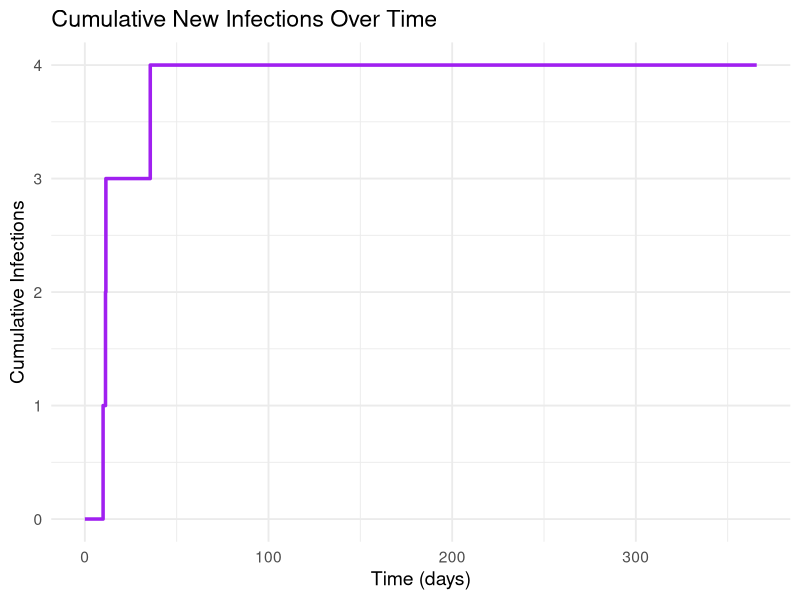
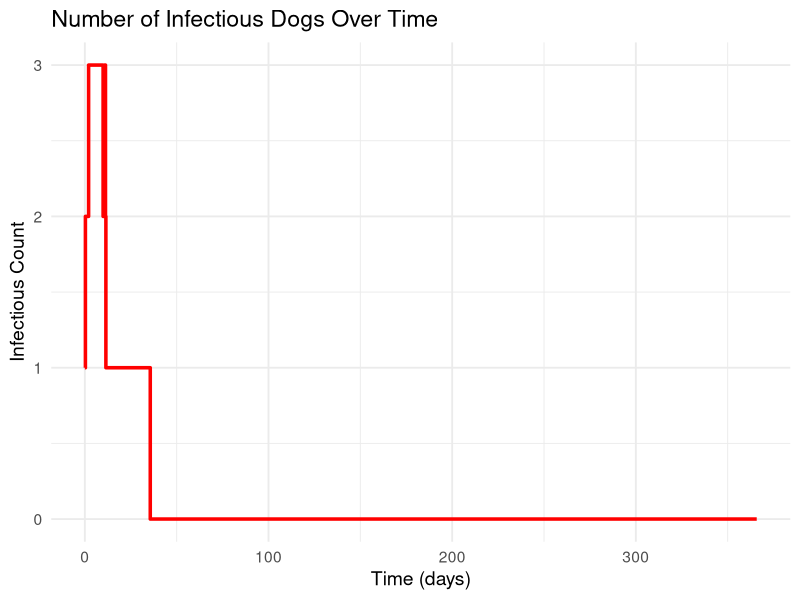
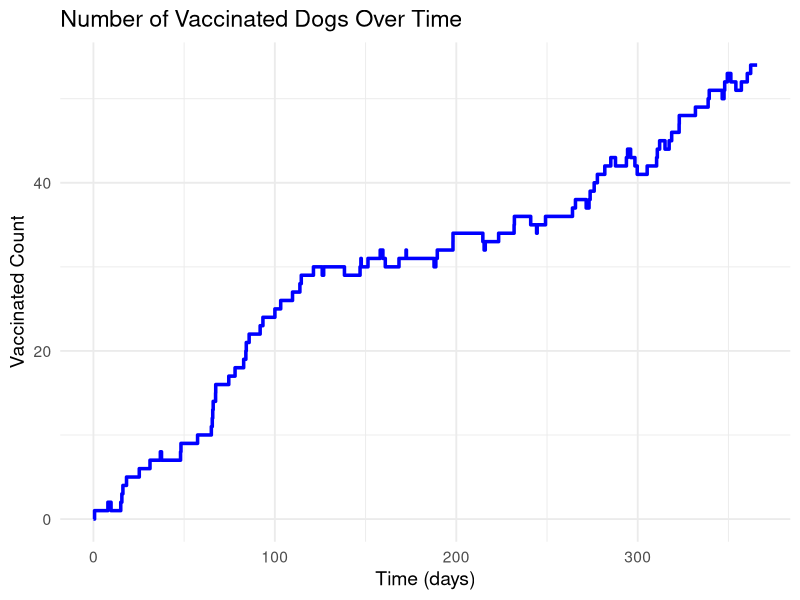
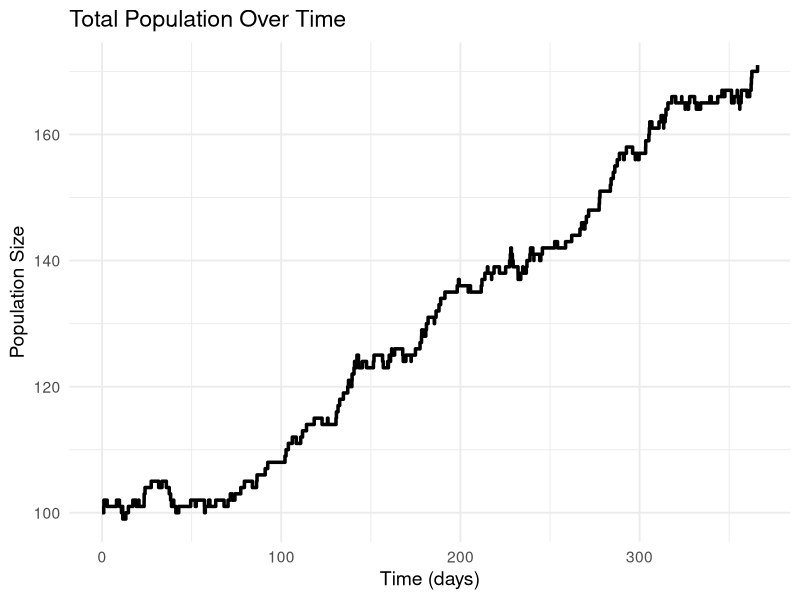

These charts were generated, in order, by the following R code:
library(tidyverse)
library(ggplot2)
library(tidyr)
library(dplyr)


?sample

event_sir <- function(time, S, E, I ,V, params, t_end) { #JDC: count.inf removed from args
  
  with(as.list(params), {
    N <- S+I+E+V
    
    
    rates <- c(
      infect = Lambda*S*I/N,
      infectious = Gamma*E,
      vaccinated = Tau*S,
      waned = Psi*V,
      birth = B*N,
      diseasedDeath = Mu2*I,
      backDeathS = Mu1 * S,
      backDeathV = Mu1 * V,
      backDeathE = Mu1 * E,
      backDeathI = Mu1 * I
      
    )
    # print(rates)
    
    total_rate <- sum(rates)
    # print(total_rate)
    if (total_rate == 0) {
      
      count.I <- 0
      count.S <- 0
      count.E <- 0 
      count.V <-0
      event_time <- t_end
      
    } else {
      
      event_time <- time + rexp(1, total_rate)  
      event_type <- sample(c("infect",
                             "infectious",
                             "vaccinated" ,
                             "waned",
                             "birth",
                             "diseasedDeath",
                             "backDeathS",
                             "backDeathV",
                             "backDeathE",
                             "backDeathI"
      ), 1, prob = rates / total_rate)
      
      switch(event_type,
             "infect" = {
               S <- S - 1
               E <- E + 1
               
               count.I <- 0
               count.S <- 0
               count.E <- 1 
               count.V <-0
             }, 
             "infectious" = {
               E <- E - 1
               I <- I + 1
               count.I <- 1
               count.S <- 0
               count.E <- 0 
               count.V <-0
             },
             "waned" = {
               V <- V - 1
               S <- S + 1
               count.I <- 0
               count.S <- 1
               count.E <- 0 
               count.V <-0
             },
             "birth" = {
               S <- S + 1
               count.I <- 0
               count.S <- 1
               count.E <- 0 
               count.V <-0
             },
             "diseasedDeath" = {
               I <- I - 1
               count.I <- 0
               count.S <- 0
               count.E <- 0 
               count.V <-0
             },
             "backDeathS" = {
               S <- S - 1
               count.I <- 0
               count.S <- 0
               count.E <- 0 
               count.V <-0
             },
             "backDeathV" = {
               V <- V - 1
               count.I <- 0
               count.S <- 0
               count.E <- 0 
               count.V <-0
             },
             "backDeathE" = {
               E <- E - 1
               count.I <- 0
               count.S <- 0
               count.E <- 0 
               count.V <-0
             },
             "backDeathI" = {
               I <- I - 1
               count.I <- 0
               count.S <- 0
               count.E <- 0 
               count.V <-0
             },
             "vaccinated" = {
               S <- S - 1
               V <- V + 1
               count.I <- 0
               count.S <- 0
               count.E <- 0 
               count.V <-0
             }
      )
    }
    
    return(data.frame(time = event_time, S = S, I = I, E = E,V=V, 
                      count.I = count.I,
                      count.S = count.S,
                      count.E = count.E,
                      count.V = count.V))
  })
}

## Function to simulate states from time 0 to t_end:











simulate_sir <- function(t_end, y, params) {
 # with(as.list(y), {
    events <- vector("list", 100000000)
    idx<- 1
    count.I2 <- 0
    count.S2 <- 0
    count.E2 <- 0 
    count.V2 <-0
    
    # initial state
    S <- y["S"]
    E<- y["E"]
    I<- y["I"]
    V<- y["V"]
    
    time<-0
    # store inital row
    events[[idx]]<- c(time, S,E,I,V,0,0,0,0)
    idx<- idx+1
    
    # This will be the cumulative count
    
    #count.int initialisation changed. At present, it doesn't include the infection events that seed the outbreak...
    # ts <- data.frame(time = 0, S = S, I = I, E=E,V = V, count.I = 0,
    #                  count.S = 0,
    #                  count.E = 0,
    #                  count.V = 0) 
    # next_event <- ts
   # print(ts)
    while (time < t_end && idx<=length(events)) {
      next_event <- event_sir(time, S, E, I,V, params, t_end)#JDC: count.inf removed from args
      time <- next_event$time
      S<- next_event$S
      E<- next_event$E
      I<- next_event$I
      V<- next_event$V
      count.I2 <- count.I2 + next_event$count.I
      count.S2 <- count.S2 + next_event$count.S
      count.E2 <- count.E2 + next_event$count.E
      count.V2 <- count.V2 + next_event$count.V
      
      next_event$count.I <- count.I2 # replace with the cumulative version
      next_event$count.S <- count.S2
      next_event$count.E <- count.E2
      next_event$count.V <- count.V2
      
      events[[idx]]<- unlist(next_event)
      idx<- idx+1
      

     # print(next_event)
       print(next_event$time)
      # ts <- rbind(ts, next_event)
    }
    #print(idx)
    out<- do.call(rbind, events[1:(idx-1)])
    colnames(out)<- c("time", "S", "E", "I", "V", "count.I", "count.S", "count.E", "count.V")
    return(as.data.frame(out))

}
## Run the model for specified inputs:

pop <- 100      
# population size
params <- c(
  B = 0.003, # unknown
  Mu1=1/(25*30), 
  Mu2=1/(3.1),
  Psi=1/(2.5*365),
  Tau=70/(100*365),
  Lambda=0.49, # unknown
  Gamma=1/22.3, 
  N=pop
)    	# parameter values
final_time <- 365*1                      	# end time
y0 <- c(
  S = (1-0.02)*pop,
  E = (0.01)*pop,
  I = (0.01)*pop, 
  V=0
)        	# initial state

ts1 <- simulate_sir(final_time, y0, params)

## And plot:




ggplot(ts1, aes(x = time, y = count.I)) +
  geom_step(color = "purple", linewidth = 1.2) +
  labs(title = "Cumulative New Infections Over Time",
       y = "Cumulative Infections",
       x = "Time (days)") +
  theme_minimal(base_size = 14)
# view(ts1)

ggplot(ts1, aes(x = time, y = I)) +
  geom_step(color = "red", linewidth = 1.2) +
  labs(title = "Number of Infectious Dogs Over Time",
       y = "Infectious Count",
       x = "Time (days)") +
  theme_minimal(base_size = 14)

ggplot(ts1, aes(x = time, y = V)) +
  geom_step(color = "blue", linewidth = 1.2) +
  labs(title = "Number of Vaccinated Dogs Over Time",
       y = "Vaccinated Count",
       x = "Time (days)") +
  theme_minimal(base_size = 14)

ts1 <- ts1 %>%
  mutate(Total = S + E + I + V)

ggplot(ts1, aes(x = time, y = Total)) +
  geom_step(color = "black", linewidth = 1.2) +
  labs(title = "Total Population Over Time",
       y = "Population Size",
       x = "Time (days)") +
  theme_minimal(base_size = 14)




